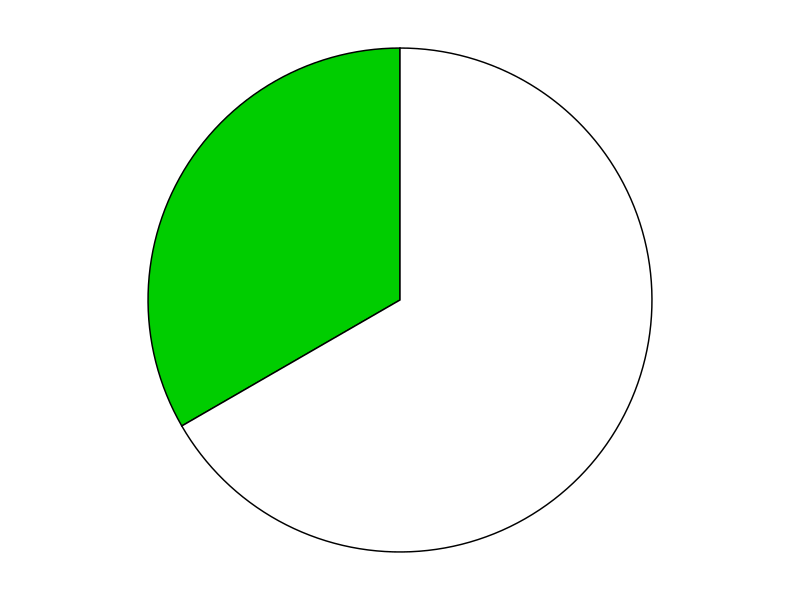
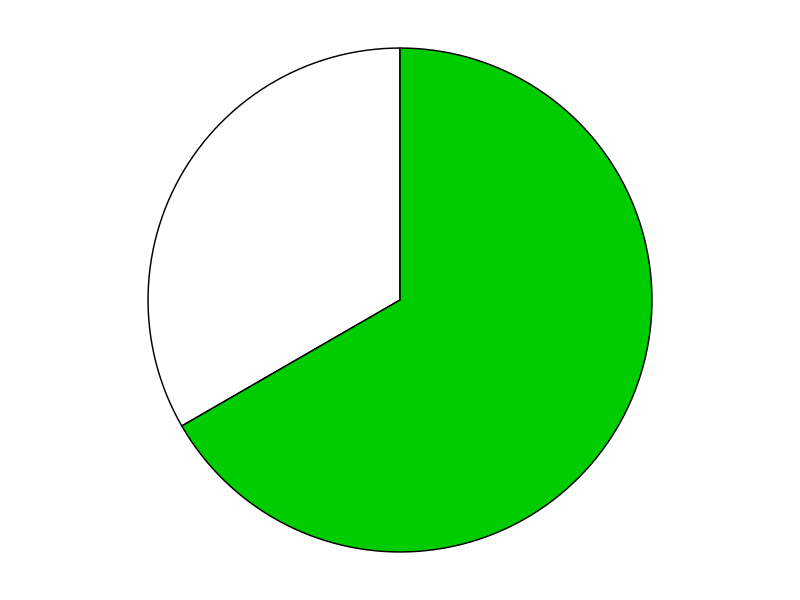
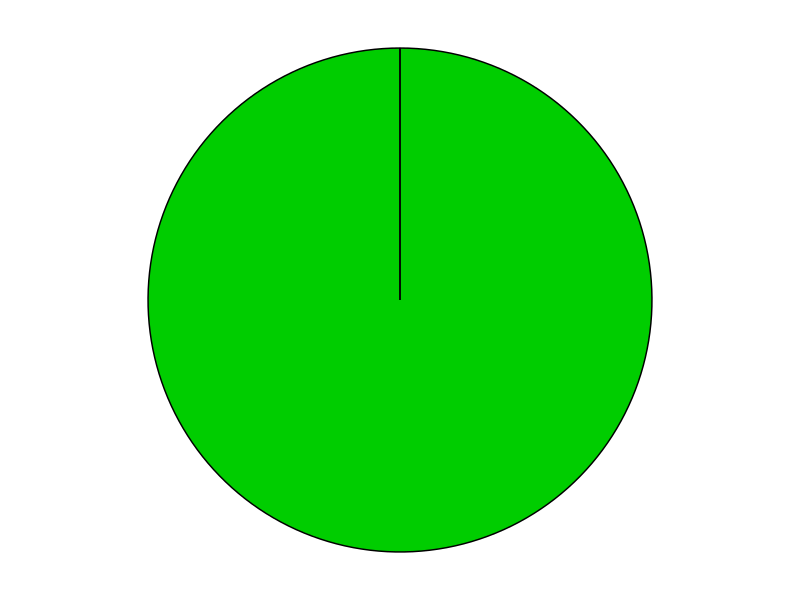
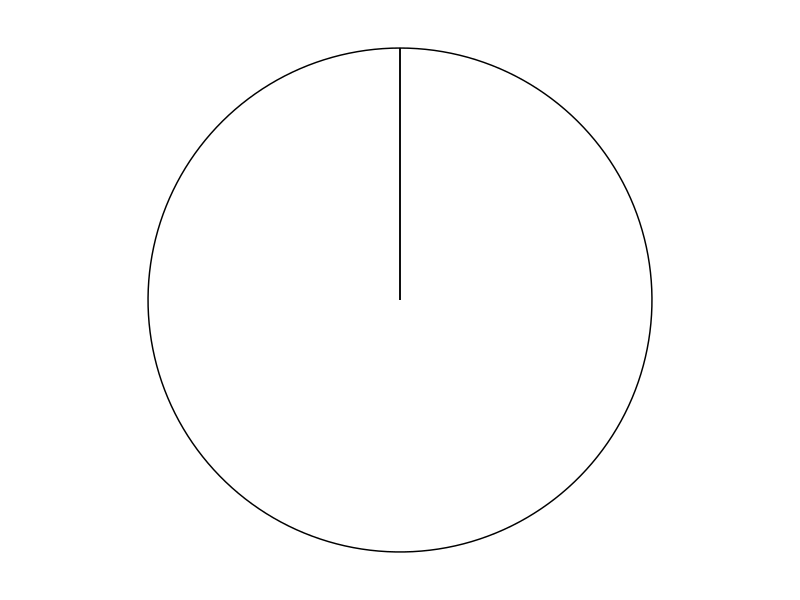
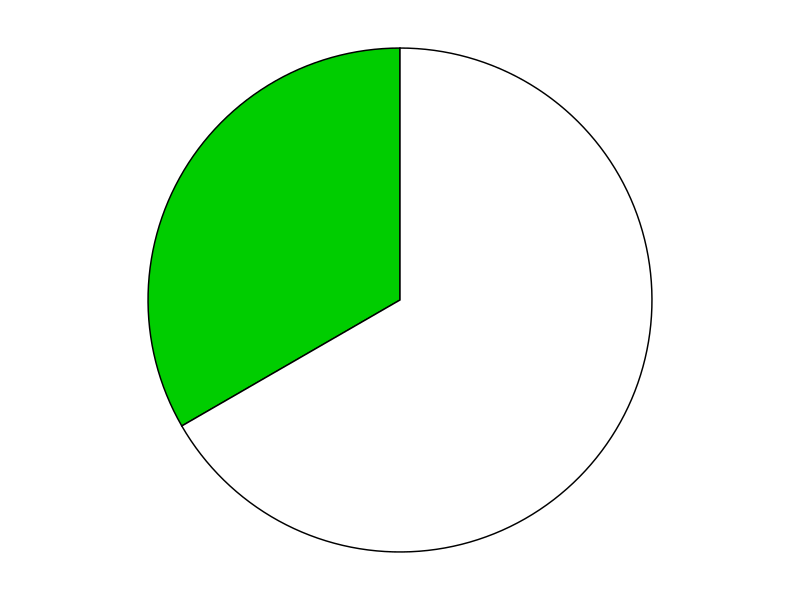
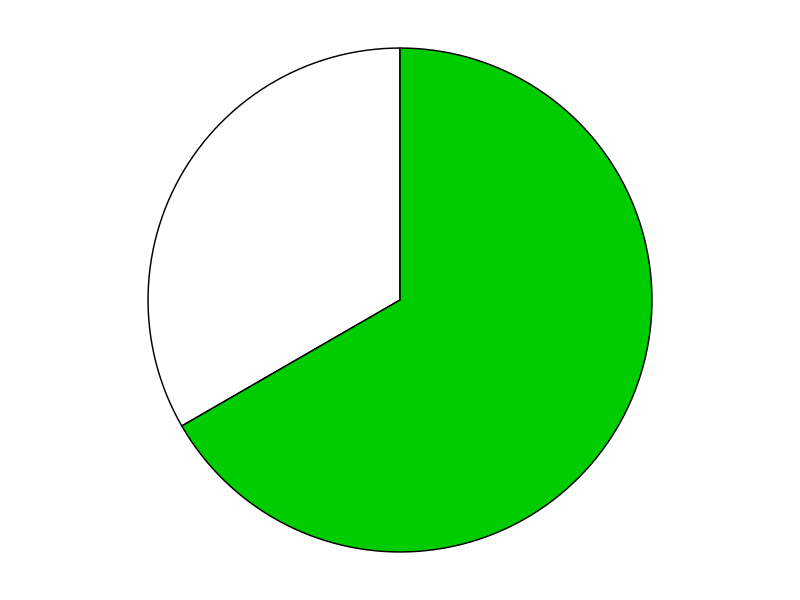
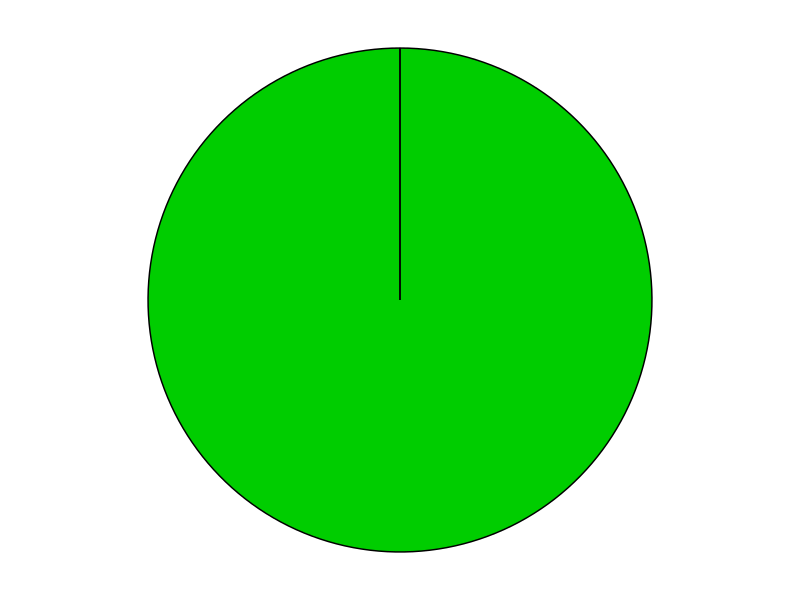
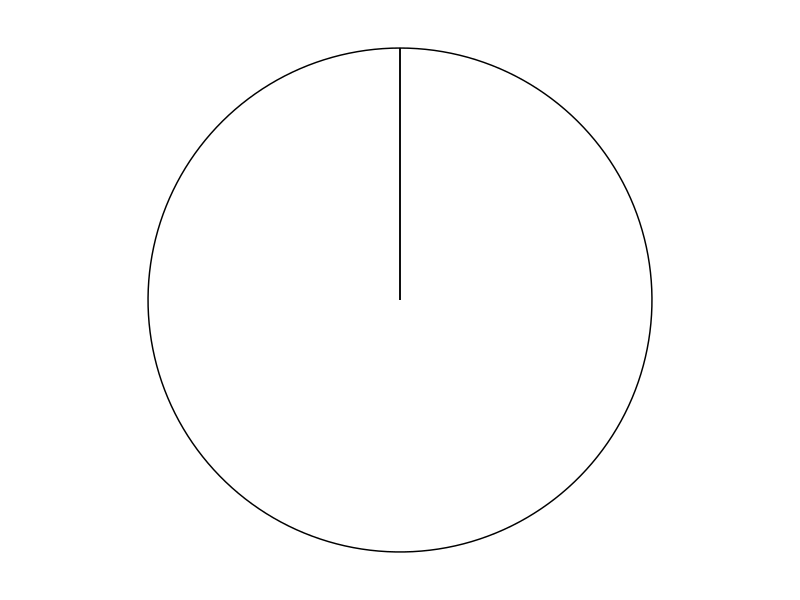

Write the R code that produced these figures, in order.
library(ggplot2)

neutral_color <- "white"
reward_color  <- "green3"

size.px <- 380 # height of the lingerie stimuli
margin <- -.38

# unlikely good  #################################################

slices <- c(1, 2)
colors <- factor(c(1,2))
pdata <- data.frame(
  x=colors,
  y=slices
)

p.stimulus <- ggplot(data=pdata, aes(x="", y=y, fill=colors)) +
  
  geom_col(color = "black") +
  coord_polar(theta="y") +
  scale_fill_manual(values=c("1"=reward_color,"2"=neutral_color)) +
  theme_void() +
  theme(
    legend.position = "none",
    plot.background = element_rect(fill = "white", color = "white"),
    panel.background = element_rect(color = NA),
    plot.margin = unit(c(margin,margin,margin,margin),"cm")
  )

plot(p.stimulus)

ggsave(
  filename="pie13.png", 
  plot=p.stimulus,
  width=size.px,
  height=size.px,
  units="px"
)

# likely good    #################################################

p.stimulus <- ggplot(data=pdata, aes(x="", y=y, fill=colors)) +
  
  geom_col(color = "black") +
  coord_polar(theta="y") +
  scale_fill_manual(values=c("1"=neutral_color,"2"=reward_color)) +
  theme_void() +
  theme(
    legend.position = "none",
    plot.background = element_rect(fill = "white", color = "white"),
    panel.background = element_rect(color = NA),
    plot.margin = unit(c(margin,margin,margin,margin),"cm")
  )

plot(p.stimulus)

ggsave(
  filename="pie23.png", 
  plot=p.stimulus,
  width=size.px,
  height=size.px,
  units="px"
)

# certain good   #################################################

slices <- c(3, 0)
colors <- factor(c(1,2))
pdata <- data.frame(
  x=colors,
  y=slices
)

p.stimulus <- ggplot(data=pdata, aes(x="", y=y, fill=colors)) +
  
  geom_col(color = "black") +
  coord_polar(theta="y") +
  scale_fill_manual(values=c("1"=reward_color,"2"=neutral_color)) +
  theme_void() +
  theme(
    legend.position = "none",
    plot.background = element_rect(fill = "white", color = "white"),
    panel.background = element_rect(color = NA),
    plot.margin = unit(c(margin,margin,margin,margin),"cm")
  )

plot(p.stimulus)

ggsave(
  filename="pie1.png", 
  plot=p.stimulus,
  width=size.px,
  height=size.px,
  units="px"
)

# certain not good   #################################################

p.stimulus <- ggplot(data=pdata, aes(x="", y=y, fill=colors)) +
  
  geom_col(color = "black") +
  coord_polar(theta="y") +
  scale_fill_manual(values=c("1"=neutral_color,"2"=reward_color)) +
  theme_void() +
  theme(
    legend.position = "none",
    plot.background = element_rect(fill = "white", color = "white"),
    panel.background = element_rect(color = NA),
    plot.margin = unit(c(margin,margin,margin,margin),"cm")
  )

plot(p.stimulus)

ggsave(
  filename="pie0.png", 
  plot=p.stimulus,
  width=size.px,
  height=size.px,
  units="px"
)